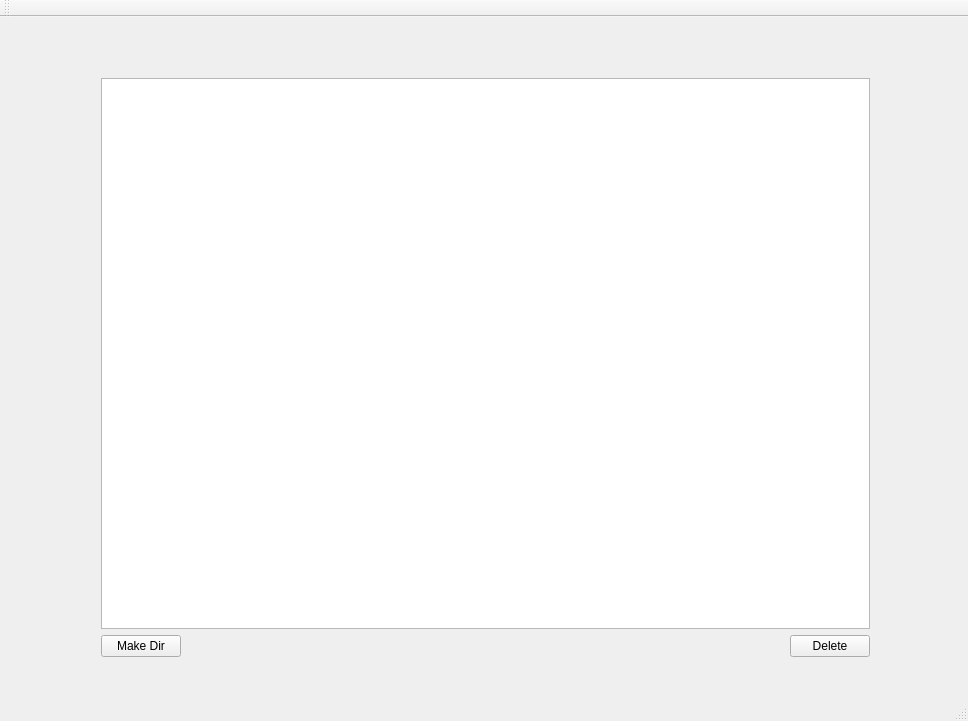
<?xml version="1.0" encoding="UTF-8"?>
<ui version="4.0">
 <class>MainWindow</class>
 <widget class="QMainWindow" name="MainWindow">
  <property name="geometry">
   <rect>
    <x>0</x>
    <y>0</y>
    <width>968</width>
    <height>721</height>
   </rect>
  </property>
  <property name="windowTitle">
   <string>MainWindow</string>
  </property>
  <widget class="QWidget" name="centralWidget">
   <widget class="QWidget" name="layoutWidget">
    <property name="geometry">
     <rect>
      <x>90</x>
      <y>50</y>
      <width>791</width>
      <height>601</height>
     </rect>
    </property>
    <layout class="QVBoxLayout" name="verticalLayout">
     <item>
      <widget class="QTreeView" name="treeView"/>
     </item>
     <item>
      <layout class="QHBoxLayout" name="horizontalLayout">
       <item>
        <widget class="QPushButton" name="pushButton">
         <property name="text">
          <string>Make Dir</string>
         </property>
        </widget>
       </item>
       <item>
        <spacer name="horizontalSpacer">
         <property name="orientation">
          <enum>Qt::Horizontal</enum>
         </property>
         <property name="sizeHint" stdset="0">
          <size>
           <width>40</width>
           <height>20</height>
          </size>
         </property>
        </spacer>
       </item>
       <item>
        <widget class="QPushButton" name="pushButton_2">
         <property name="text">
          <string>Delete</string>
         </property>
        </widget>
       </item>
      </layout>
     </item>
    </layout>
   </widget>
  </widget>
  <widget class="QMenuBar" name="menuBar">
   <property name="geometry">
    <rect>
     <x>0</x>
     <y>0</y>
     <width>968</width>
     <height>21</height>
    </rect>
   </property>
  </widget>
  <widget class="QToolBar" name="mainToolBar">
   <attribute name="toolBarArea">
    <enum>TopToolBarArea</enum>
   </attribute>
   <attribute name="toolBarBreak">
    <bool>false</bool>
   </attribute>
  </widget>
  <widget class="QStatusBar" name="statusBar"/>
 </widget>
 <layoutdefault spacing="6" margin="11"/>
 <resources/>
 <connections/>
</ui>
